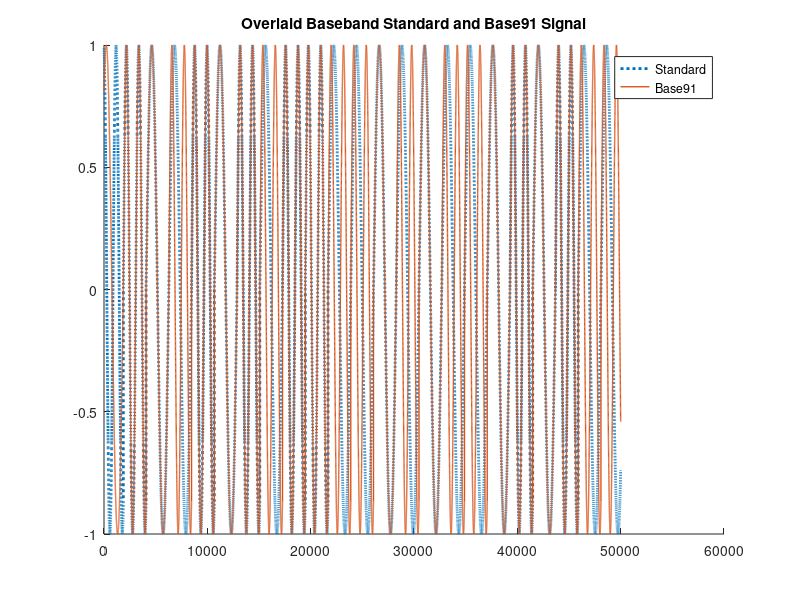

This chart was generated by the following MATLAB code: (Note: this script raises an error after producing the figure.)
%% Spread Spectrum Simulator
% Nolan Pearce
% 02 May 2022
% This project simulates a standard "APRS" packet at a specified bit rate
% against gaussian power distribution, spread spctrum, and using various
% encoding schemes to illustrate benefits of transmission.

%% Inputs
% Encoding scheme (only changes packet length to 20 bytes or 13 bytes)
% Modulation is AFSK 9600 baud
% Packets have same length
% Spread spectrum or standard

% Generate the random byte

s = 'ABCDEFGHIJKLMNOPQRSTUVWXYZabcdefghijklmnopqrstuvwxyz';
%find number of random characters to choose from
numRands = length(s); 
%specify length of random string to generate
sLength20 = 20;
sLength13 = 13;
%generate random string
randString = s( ceil(rand(1,sLength20)*numRands) );
randString91 = s( ceil(rand(1,sLength13)*numRands) );
asciiString = double(randString);
asciiString91 = double(randString91);

binvec = reshape(dec2bin(asciiString),[],1); %reshape(A,[],1) 
binvec91 = reshape(dec2bin(asciiString91),[],1);

% Modulate signal, from https://www.notblackmagic.com/bitsnpieces/afsk/
%samplingFreq = 1e3;
%bitrate = 9600;
fMark = 1200;
fSpace = 2200;
%index = 1;

bitstream = binvec;
period = 0:1/fSpace:(1200/1200);
period2 = 0:1/fMark:(2200/1200);
spaceWave = sin(2.*pi.*period);
markWave = sin(2.*pi.*period2);
y = zeros(length(bitstream),length(spaceWave));
for m=1:length(bitstream)
    if strcmp(bitstream(m),'1') == 1
    y(m,:) = markWave;
    else
    y(m,:) = spaceWave;
    end
end
wave = zeros(1,(length(bitstream)*2201));
for k=1:140
    for m=1:2201
        wave(1,(2201*(k-1) + m)) = y(k,m);
    end
end

clear bitstream
clear y

bitstream = binvec91;
y = zeros(length(bitstream),length(spaceWave));
for m=1:length(bitstream)
    if strcmp(bitstream(m),'1') == 1
    y(m,:) = markWave;
    else
    y(m,:) = spaceWave;
    end
end
wave91 = zeros(1,(length(bitstream)*2201));
for k=1:length(bitstream)
    for m=1:2201
        wave91(1,(2201*(k-1) + m)) = y(k,m);
    end
end

figure(1)
hold on
plot(wave(1.5e5 : 2e5), ":", "LineWidth", 2)
title("Overlaid Baseband Standard and Base91 Signal")
plot(wave91(1.5e5 : 2e5), "LineWidth", 1 )
legend("Standard", "Base91")
hold off

EbNoVec = (20:25)';
berEst = zeros(size(EbNoVec));

    % Reset the error and bit counters
    numErrs = 0;
    numBits = 0;

    dataSym = wave;
    dataIn = wave; %use int values
        
    % QAM modulate using 'Gray' symbol mapping
    Fc = 20e3;
    Fs = 2*Fc;
    freqdev = 5e3;
    txSig = fmmod(dataSym,Fc,Fs,freqdev);
        
    for n = 1:length(EbNoVec)
    % Convert Eb/No to SNR
        k = 1;
        snrdB = EbNoVec(n) + 10*log10(k);
        rxSig = awgn(txSig,snrdB,'measured');
        
        % Demodulate the noisy signal
        rxSym(n,:) = fmdemod(rxSig,Fc,Fs,freqdev);
        
     end

figure(2)
plot(dataSym(1:1000), "LineWidth", 4)
hold on
for k=1:length(EbNoVec)
plot(rxSym(k,1:1000), ":", "LineWidth", 0.5)
end
title("Transmitted and Received AFSK FM")
legend("Transmitted","Received with SNR = 1 dB", "SNR = 2dB", "SNR = 3 dB", "SNR = 4dB", "SNR = 5dB")
hold off
